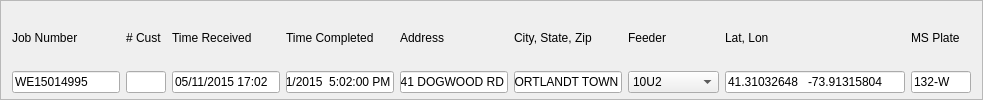
       <widget class="QFrame" name="frame">
        <property name="frameShape">
         <enum>QFrame::StyledPanel</enum>
        </property>
        <property name="frameShadow">
         <enum>QFrame::Raised</enum>
        </property>
        <layout class="QGridLayout" name="gridLayout">
         <property name="topMargin">
          <number>6</number>
         </property>
         <property name="bottomMargin">
          <number>6</number>
         </property>
         <property name="verticalSpacing">
          <number>3</number>
         </property>
         <item row="0" column="0">
          <widget class="QLabel" name="label_5">
           <property name="text">
            <string>Job Number</string>
           </property>
          </widget>
         </item>
         <item row="0" column="1">
          <widget class="QLabel" name="label_6">
           <property name="text">
            <string># Cust</string>
           </property>
          </widget>
         </item>
         <item row="0" column="2">
          <widget class="QLabel" name="label_3">
           <property name="text">
            <string>Time Received</string>
           </property>
          </widget>
         </item>
         <item row="0" column="3">
          <widget class="QLabel" name="label_4">
           <property name="text">
            <string>Time Completed</string>
           </property>
          </widget>
         </item>
         <item row="0" column="4">
          <widget class="QLabel" name="label_7">
           <property name="text">
            <string>Address</string>
           </property>
          </widget>
         </item>
         <item row="0" column="5">
          <widget class="QLabel" name="label_9">
           <property name="text">
            <string>City, State, Zip</string>
           </property>
          </widget>
         </item>
         <item row="0" column="6">
          <widget class="QLabel" name="label">
           <property name="text">
            <string>Feeder</string>
           </property>
          </widget>
         </item>
         <item row="0" column="7">
          <widget class="QLabel" name="label_2">
           <property name="text">
            <string>Lat, Lon</string>
           </property>
          </widget>
         </item>
         <item row="0" column="8">
          <widget class="QLabel" name="label_8">
           <property name="text">
            <string>MS Plate</string>
           </property>
          </widget>
         </item>
         <item row="1" column="0">
          <widget class="QLineEdit" name="job_number_line_edit">
           <property name="sizePolicy">
            <sizepolicy hsizetype="Fixed" vsizetype="Fixed">
             <horstretch>0</horstretch>
             <verstretch>0</verstretch>
            </sizepolicy>
           </property>
           <property name="text">
            <string>WE15014995</string>
           </property>
          </widget>
         </item>
         <item row="1" column="1">
          <widget class="QLineEdit" name="num_customer_line_edit">
           <property name="sizePolicy">
            <sizepolicy hsizetype="Fixed" vsizetype="Fixed">
             <horstretch>0</horstretch>
             <verstretch>0</verstretch>
            </sizepolicy>
           </property>
           <property name="minimumSize">
            <size>
             <width>40</width>
             <height>0</height>
            </size>
           </property>
           <property name="maximumSize">
            <size>
             <width>40</width>
             <height>16777215</height>
            </size>
           </property>
          </widget>
         </item>
         <item row="1" column="2">
          <widget class="QLineEdit" name="time_received_line_edit">
           <property name="sizePolicy">
            <sizepolicy hsizetype="Fixed" vsizetype="Fixed">
             <horstretch>0</horstretch>
             <verstretch>0</verstretch>
            </sizepolicy>
           </property>
           <property name="text">
            <string>05/11/2015 17:02</string>
           </property>
          </widget>
         </item>
         <item row="1" column="3">
          <widget class="QLineEdit" name="time_complete_line_edit">
           <property name="sizePolicy">
            <sizepolicy hsizetype="Fixed" vsizetype="Fixed">
             <horstretch>0</horstretch>
             <verstretch>0</verstretch>
            </sizepolicy>
           </property>
           <property name="text">
            <string>5/11/2015  5:02:00 PM</string>
           </property>
          </widget>
         </item>
         <item row="1" column="4">
          <widget class="QLineEdit" name="address_line_edit">
           <property name="text">
            <string>141 DOGWOOD RD</string>
           </property>
          </widget>
         </item>
         <item row="1" column="5">
          <widget class="QLineEdit" name="city_state_line_edit">
           <property name="sizePolicy">
            <sizepolicy hsizetype="Fixed" vsizetype="Fixed">
             <horstretch>0</horstretch>
             <verstretch>0</verstretch>
            </sizepolicy>
           </property>
           <property name="text">
            <string>CORTLANDT TOWN</string>
           </property>
          </widget>
         </item>
         <item row="1" column="6">
          <widget class="QComboBox" name="feeder_combo_box">
           <item>
            <property name="text">
             <string>10U2</string>
            </property>
           </item>
           <item>
            <property name="text">
             <string>13W78</string>
            </property>
           </item>
           <item>
            <property name="text">
             <string>14U1</string>
            </property>
           </item>
           <item>
            <property name="text">
             <string>14W12</string>
            </property>
           </item>
           <item>
            <property name="text">
             <string>19U2</string>
            </property>
           </item>
           <item>
            <property name="text">
             <string>20U2</string>
            </property>
           </item>
           <item>
            <property name="text">
             <string>22U1</string>
            </property>
           </item>
           <item>
            <property name="text">
             <string>22U2</string>
            </property>
           </item>
           <item>
            <property name="text">
             <string>22U3</string>
            </property>
           </item>
           <item>
            <property name="text">
             <string>22U4</string>
            </property>
           </item>
           <item>
            <property name="text">
             <string>23U2</string>
            </property>
           </item>
           <item>
            <property name="text">
             <string>23U3</string>
            </property>
           </item>
           <item>
            <property name="text">
             <string>24U1</string>
            </property>
           </item>
           <item>
            <property name="text">
             <string>24U2</string>
            </property>
           </item>
           <item>
            <property name="text">
             <string>24U3</string>
            </property>
           </item>
           <item>
            <property name="text">
             <string>25U4</string>
            </property>
           </item>
           <item>
            <property name="text">
             <string>28U1</string>
            </property>
           </item>
           <item>
            <property name="text">
             <string>39U1</string>
            </property>
           </item>
           <item>
            <property name="text">
             <string>39U2</string>
            </property>
           </item>
           <item>
            <property name="text">
             <string>39U3</string>
            </property>
           </item>
           <item>
            <property name="text">
             <string>39U4</string>
            </property>
           </item>
           <item>
            <property name="text">
             <string>40U1</string>
            </property>
           </item>
           <item>
            <property name="text">
             <string>40U3</string>
            </property>
           </item>
           <item>
            <property name="text">
             <string>40U4</string>
            </property>
           </item>
           <item>
            <property name="text">
             <string>411</string>
            </property>
           </item>
           <item>
            <property name="text">
             <string>48U1</string>
            </property>
           </item>
           <item>
            <property name="text">
             <string>48U2</string>
            </property>
           </item>
           <item>
            <property name="text">
             <string>48U3</string>
            </property>
           </item>
           <item>
            <property name="text">
             <string>48U4</string>
            </property>
           </item>
           <item>
            <property name="text">
             <string>59U1</string>
            </property>
           </item>
           <item>
            <property name="text">
             <string>59U2</string>
            </property>
           </item>
           <item>
            <property name="text">
             <string>59U3</string>
            </property>
           </item>
           <item>
            <property name="text">
             <string>60U2</string>
            </property>
           </item>
           <item>
            <property name="text">
             <string>60U3</string>
            </property>
           </item>
           <item>
            <property name="text">
             <string>60U4</string>
            </property>
           </item>
           <item>
            <property name="text">
             <string>64U1</string>
            </property>
           </item>
           <item>
            <property name="text">
             <string>64U2</string>
            </property>
           </item>
           <item>
            <property name="text">
             <string>64U3</string>
            </property>
           </item>
           <item>
            <property name="text">
             <string>72U1</string>
            </property>
           </item>
           <item>
            <property name="text">
             <string>72U2</string>
            </property>
           </item>
           <item>
            <property name="text">
             <string>73U1</string>
            </property>
           </item>
           <item>
            <property name="text">
             <string>77U1</string>
            </property>
           </item>
           <item>
            <property name="text">
             <string>77U2</string>
            </property>
           </item>
           <item>
            <property name="text">
             <string>77U3</string>
            </property>
           </item>
           <item>
            <property name="text">
             <string>77U4</string>
            </property>
           </item>
           <item>
            <property name="text">
             <string>84U3</string>
            </property>
           </item>
           <item>
            <property name="text">
             <string>85U1</string>
            </property>
           </item>
           <item>
            <property name="text">
             <string>85U2</string>
            </property>
           </item>
           <item>
            <property name="text">
             <string>85U3</string>
            </property>
           </item>
           <item>
            <property name="text">
             <string>85U4</string>
            </property>
           </item>
           <item>
            <property name="text">
             <string>87U1</string>
            </property>
           </item>
           <item>
            <property name="text">
             <string>87U2</string>
            </property>
           </item>
           <item>
            <property name="text">
             <string>87U3</string>
            </property>
           </item>
           <item>
            <property name="text">
             <string>89U1</string>
            </property>
           </item>
           <item>
            <property name="text">
             <string>89U4</string>
            </property>
           </item>
           <item>
            <property name="text">
             <string>8U1</string>
            </property>
           </item>
           <item>
            <property name="text">
             <string>8U2</string>
            </property>
           </item>
           <item>
            <property name="text">
             <string>90U4</string>
            </property>
           </item>
           <item>
            <property name="text">
             <string>98U1</string>
            </property>
           </item>
           <item>
            <property name="text">
             <string>98U3</string>
            </property>
           </item>
           <item>
            <property name="text">
             <string>98U4</string>
            </property>
           </item>
           <item>
            <property name="text">
             <string>AQUEDT</string>
            </property>
           </item>
           <item>
            <property name="text">
             <string>BRCLIF</string>
            </property>
           </item>
           <item>
            <property name="text">
             <string>BRCLIF1</string>
            </property>
           </item>
           <item>
            <property name="text">
             <string>BRCLIF2</string>
            </property>
           </item>
           <item>
            <property name="text">
             <string>BYRAM</string>
            </property>
           </item>
           <item>
            <property name="text">
             <string>BYRAM1</string>
            </property>
           </item>
           <item>
            <property name="text">
             <string>CHAPEL</string>
            </property>
           </item>
           <item>
            <property name="text">
             <string>CORTLN</string>
            </property>
           </item>
           <item>
            <property name="text">
             <string>CORTLT1</string>
            </property>
           </item>
           <item>
            <property name="text">
             <string>CORTLT2</string>
            </property>
           </item>
           <item>
            <property name="text">
             <string>CROTON</string>
            </property>
           </item>
           <item>
            <property name="text">
             <string>CROTON1</string>
            </property>
           </item>
           <item>
            <property name="text">
             <string>CROTON2</string>
            </property>
           </item>
           <item>
            <property name="text">
             <string>CROWHL</string>
            </property>
           </item>
           <item>
            <property name="text">
             <string>CROWHL1</string>
            </property>
           </item>
           <item>
            <property name="text">
             <string>CROWHL2</string>
            </property>
           </item>
           <item>
            <property name="text">
             <string>CROWHL3</string>
            </property>
           </item>
           <item>
            <property name="text">
             <string>FURNDK</string>
            </property>
           </item>
           <item>
            <property name="text">
             <string>FURNDK1</string>
            </property>
           </item>
           <item>
            <property name="text">
             <string>FURNDK2</string>
            </property>
           </item>
           <item>
            <property name="text">
             <string>HAMLTN1</string>
            </property>
           </item>
           <item>
            <property name="text">
             <string>HAMLTN2</string>
            </property>
           </item>
           <item>
            <property name="text">
             <string>HEATHC</string>
            </property>
           </item>
           <item>
            <property name="text">
             <string>HEATHC1</string>
            </property>
           </item>
           <item>
            <property name="text">
             <string>HEATHC2</string>
            </property>
           </item>
           <item>
            <property name="text">
             <string>MTKISC</string>
            </property>
           </item>
           <item>
            <property name="text">
             <string>MTKISC1</string>
            </property>
           </item>
           <item>
            <property name="text">
             <string>MTKISC2</string>
            </property>
           </item>
           <item>
            <property name="text">
             <string>NEWCAS</string>
            </property>
           </item>
           <item>
            <property name="text">
             <string>NEWCAS1</string>
            </property>
           </item>
           <item>
            <property name="text">
             <string>NEWCAS2</string>
            </property>
           </item>
           <item>
            <property name="text">
             <string>PANAS</string>
            </property>
           </item>
           <item>
            <property name="text">
             <string>PEEKSL</string>
            </property>
           </item>
           <item>
            <property name="text">
             <string>PEEKSL1</string>
            </property>
           </item>
           <item>
            <property name="text">
             <string>PEEKSL2</string>
            </property>
           </item>
           <item>
            <property name="text">
             <string>PINEBR</string>
            </property>
           </item>
           <item>
            <property name="text">
             <string>PINEBR1</string>
            </property>
           </item>
           <item>
            <property name="text">
             <string>PINEBR2</string>
            </property>
           </item>
           <item>
            <property name="text">
             <string>SD-37</string>
            </property>
           </item>
           <item>
            <property name="text">
             <string>SPROUT</string>
            </property>
           </item>
           <item>
            <property name="text">
             <string>SPROUT1</string>
            </property>
           </item>
           <item>
            <property name="text">
             <string>TEATN</string>
            </property>
           </item>
           <item>
            <property name="text">
             <string>TEATN1</string>
            </property>
           </item>
           <item>
            <property name="text">
             <string>TEATN2</string>
            </property>
           </item>
           <item>
            <property name="text">
             <string>WAMPUS2</string>
            </property>
           </item>
           <item>
            <property name="text">
             <string>WHIPP</string>
            </property>
           </item>
           <item>
            <property name="text">
             <string>WHIPP1</string>
            </property>
           </item>
           <item>
            <property name="text">
             <string>WHIPP2</string>
            </property>
           </item>
           <item>
            <property name="text">
             <string>WHITE</string>
            </property>
           </item>
           <item>
            <property name="text">
             <string>WHITE1</string>
            </property>
           </item>
           <item>
            <property name="text">
             <string>WHITE2</string>
            </property>
           </item>
           <item>
            <property name="text">
             <string>WHITE3</string>
            </property>
           </item>
           <item>
            <property name="text">
             <string>WINDML1</string>
            </property>
           </item>
           <item>
            <property name="text">
             <string>WINDML2</string>
            </property>
           </item>
           <item>
            <property name="text">
             <string>WNDMIL2</string>
            </property>
           </item>
           <item>
            <property name="text">
             <string>WINGFT</string>
            </property>
           </item>
          </widget>
         </item>
         <item row="1" column="7">
          <widget class="QLineEdit" name="lat_lon_line_edit">
           <property name="sizePolicy">
            <sizepolicy hsizetype="Fixed" vsizetype="Fixed">
             <horstretch>0</horstretch>
             <verstretch>0</verstretch>
            </sizepolicy>
           </property>
           <property name="minimumSize">
            <size>
             <width>180</width>
             <height>0</height>
            </size>
           </property>
           <property name="text">
            <string>41.31032648	-73.91315804 </string>
           </property>
          </widget>
         </item>
         <item row="1" column="8">
          <widget class="QLineEdit" name="ms_plate_line_edit">
           <property name="sizePolicy">
            <sizepolicy hsizetype="Fixed" vsizetype="Fixed">
             <horstretch>1</horstretch>
             <verstretch>0</verstretch>
            </sizepolicy>
           </property>
           <property name="minimumSize">
            <size>
             <width>60</width>
             <height>0</height>
            </size>
           </property>
           <property name="maximumSize">
            <size>
             <width>60</width>
             <height>16777215</height>
            </size>
           </property>
           <property name="text">
            <string>132-W</string>
           </property>
          </widget>
         </item>
        </layout>
       </widget>
